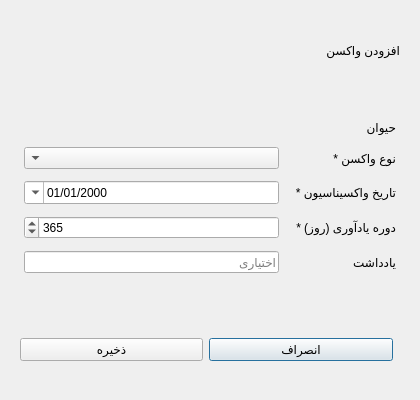
<?xml version="1.0" encoding="UTF-8"?>
<ui version="4.0">
 <class>AddVaccineDialog</class>
 <widget class="QDialog" name="AddVaccineDialog">
  <property name="geometry"><rect><x>0</x><y>0</y><width>420</width><height>400</height></rect></property>
  <property name="windowTitle"><string>افزودن واکسن</string></property>
  <property name="layoutDirection"><enum>Qt::RightToLeft</enum></property>
  <layout class="QVBoxLayout" name="mainLayout">
   <property name="spacing"><number>0</number></property>
   <property name="leftMargin"><number>0</number></property>
   <property name="rightMargin"><number>0</number></property>
   <property name="topMargin"><number>0</number></property>
   <property name="bottomMargin"><number>0</number></property>

   <item>
    <widget class="QWidget" name="headerWidget">
     <property name="minimumHeight"><number>60</number></property>
     <property name="maximumHeight"><number>60</number></property>
     <layout class="QHBoxLayout">
      <property name="leftMargin"><number>20</number></property>
      <property name="rightMargin"><number>20</number></property>
      <item><widget class="QLabel" name="dialogTitle"><property name="text"><string>افزودن واکسن</string></property></widget></item>
     </layout>
    </widget>
   </item>

   <item>
    <widget class="QWidget" name="formWidget">
     <layout class="QFormLayout" name="formLayout">
      <property name="leftMargin"><number>24</number></property>
      <property name="rightMargin"><number>24</number></property>
      <property name="topMargin"><number>20</number></property>
      <property name="bottomMargin"><number>20</number></property>
      <property name="horizontalSpacing"><number>16</number></property>
      <property name="verticalSpacing"><number>12</number></property>

      <item row="0" column="0"><widget class="QLabel"><property name="text"><string>حیوان</string></property></widget></item>
      <item row="0" column="1"><widget class="QLabel" name="animalInfoLabel"><property name="text"><string></string></property></widget></item>

      <item row="1" column="0"><widget class="QLabel"><property name="text"><string>نوع واکسن *</string></property></widget></item>
      <item row="1" column="1"><widget class="QComboBox" name="vaccineTypeCombo"/></item>

      <item row="2" column="0"><widget class="QLabel"><property name="text"><string>تاریخ واکسیناسیون *</string></property></widget></item>
      <item row="2" column="1"><widget class="QDateEdit" name="vaccinatedAtEdit"><property name="calendarPopup"><bool>true</bool></property><property name="displayFormat"><string>yyyy/MM/dd</string></property></widget></item>

      <item row="3" column="0"><widget class="QLabel"><property name="text"><string>دوره یادآوری (روز) *</string></property></widget></item>
      <item row="3" column="1">
       <widget class="QSpinBox" name="reminderDaysSpin">
        <property name="minimum"><number>1</number></property>
        <property name="maximum"><number>3650</number></property>
        <property name="value"><number>365</number></property>
       </widget>
      </item>

      <item row="4" column="0"><widget class="QLabel"><property name="text"><string>یادداشت</string></property></widget></item>
      <item row="4" column="1"><widget class="QLineEdit" name="notesEdit"><property name="placeholderText"><string>اختیاری</string></property></widget></item>
     </layout>
    </widget>
   </item>

   <item><spacer><property name="orientation"><enum>Qt::Vertical</enum></property></spacer></item>

   <item>
    <widget class="QWidget" name="footerWidget">
     <property name="minimumHeight"><number>60</number></property>
     <property name="maximumHeight"><number>60</number></property>
     <layout class="QHBoxLayout">
      <property name="leftMargin"><number>20</number></property>
      <property name="rightMargin"><number>20</number></property>
      <item><spacer><property name="orientation"><enum>Qt::Horizontal</enum></property></spacer></item>
      <item><widget class="QPushButton" name="btnCancel"><property name="text"><string>انصراف</string></property><property name="minimumWidth"><number>90</number></property></widget></item>
      <item><widget class="QPushButton" name="btnSave"><property name="text"><string>ذخیره</string></property><property name="minimumWidth"><number>90</number></property></widget></item>
     </layout>
    </widget>
   </item>
  </layout>
 </widget>
</ui>
